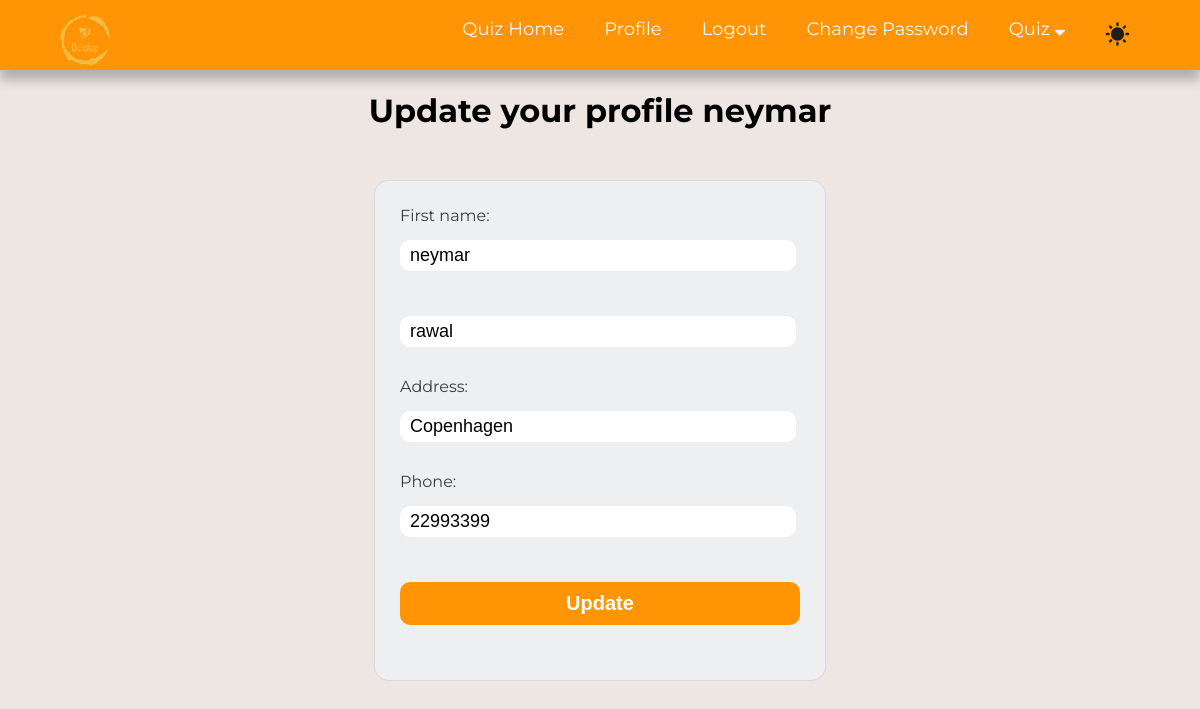
Before: /update_profile/3/ (signed in) with the older database file.
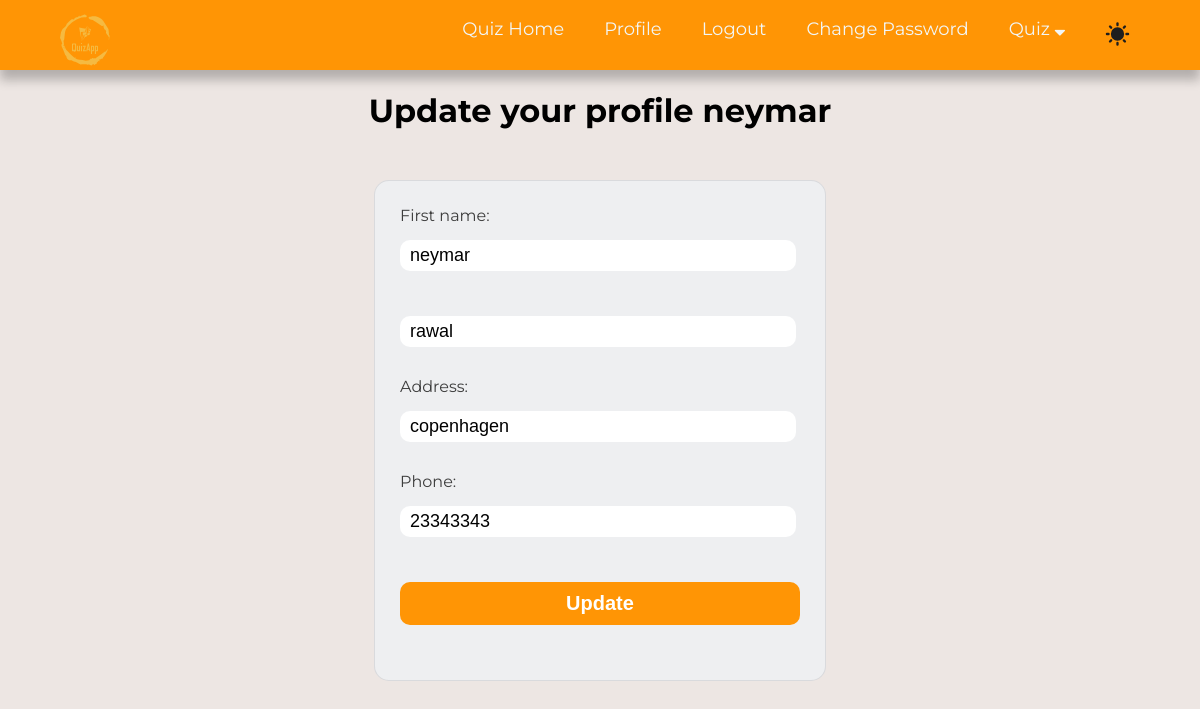
After: the same page with the newer database file.
### user_registration/models.py (models this page shows, shortened)
class UserInfo(models.Model):
    user = models.OneToOneField(User, on_delete=models.CASCADE)
    address = models.CharField(max_length=100, blank=True)
    phone = models.CharField(max_length=15, blank=True)
    profile_image = models.ImageField(upload_to='profile_image', blank=True, default='image/no-image.svg')

### user_registration/views.py (the view, shortened to what this page needs)
# urls.py: path('update_profile/<int:id>/', views.update_profile, name='update_profile'),
@login_required
def update_profile(request, id):
    user = get_object_or_404(User, id=id)
    user_info = get_object_or_404(UserInfo, user=user)
    user_form = UserUpdateForm(instance=user)
    info_form = UserInfoForm(instance=user_info)
    return render(
        request,
        "user_registration/update_profile.html",
        {"user_form": user_form, "info_form": info_form},
    )

### user_registration/views.py
class UserUpdateForm(forms.ModelForm):
    class Meta:
        model = User
        fields = ('first_name', 'last_name')

class UserInfoForm(forms.ModelForm):
    profile_image = forms.ImageField(required=False)
    class Meta:
        model = UserInfo
        fields = ('address', 'phone')

### user_registration/templates/user_registration/update_profile.html (shortened to what this page needs)
{% extends 'user_registration/base.html' %}
{% load static %}
    {% block body %}
    <h1 class="title">Update your profile {{ user.first_name }}</h1>
    <form action="" method='POST'>
        {{ user_form.first_name.label_tag }}
        {{ user_form.first_name }}
        {{ user_form.last_name }}
        {{ info_form.address.label_tag }}
        {{ info_form.address }}
        {{ info_form.phone.label_tag }}
        {{ info_form.phone }}
        <input type="submit" value='Update'>
    </form>
    {% endblock %}

Changed rows visible on the page:
changed UserInfo: address "Copenhagen" → "copenhagen"; phone "22993399" → "23343343"
